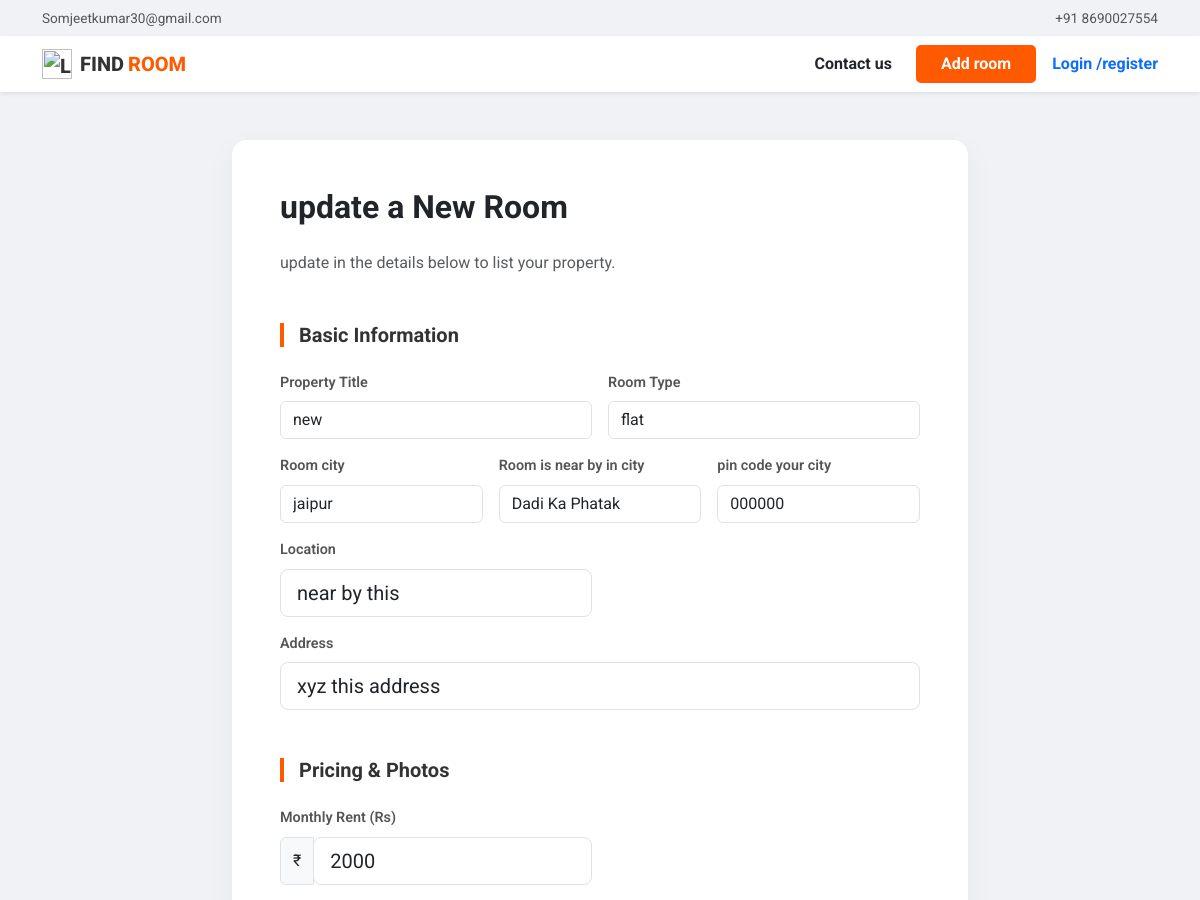
The app's page /room/update_room_owner/2/ (upper part), older data.
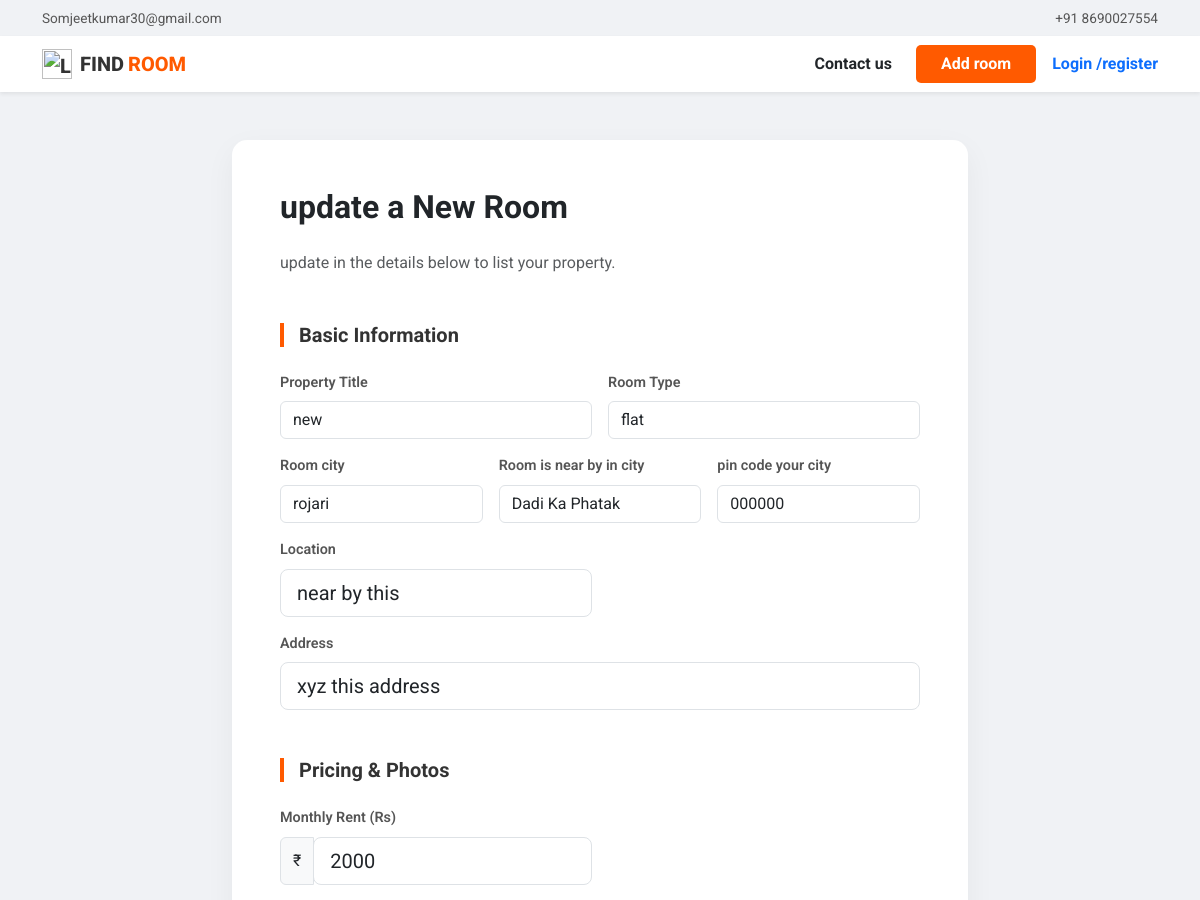
The same page, newer data.
### Room/models.py (models this page shows, shortened)
class Room(models.Model):
    onwer = models.ForeignKey(UserModel, on_delete=models.CASCADE)
    title = models.CharField(max_length=50)
    description = models.TextField()
    price = models.CharField()
    room_type = models.CharField()
    available = models.BooleanField(default= True)
    create_at = models.DateTimeField(auto_now_add=True)
    location = models.TextField()
    address = models.TextField()
    city = models.CharField(max_length=100,default="jaipur")
    near_by = models.CharField(max_length=100, default="Dadi Ka Phatak")
    pin_code = models.CharField(max_length=10, default="000000")
    room_number = models.IntegerField(default=00000,unique=True)
    room_checked = models.BooleanField(default=False)

### Room/views.py (the view, shortened to what this page needs)
# urls.py: path('update_room_owner/<int:pk>/',update_room_owner.as_view(), name='update_room_owner'),
class update_room_owner(View):
    def get(self,request,pk):
        room = get_object_or_404(Room,pk=pk)
        images = Room_Image.objects.filter(room=room)
        context = {
            "room":room,
            "images":images
        }
        return render(request,"room/updateRoomOwner.html",context)

### Room/views.py (called while the page is built)
def dashboard_stats(request):
    if request.user.is_authenticated:
        return {
            'total_rooms': Room.objects.all().count(),
            'total_room_owners':UserModel.objects.filter(groups__name='Owner').count(),
            'total_room_renter':UserModel.objects.filter(groups__name='Renter').count(),
        }
    return {}

### templates/room/updateRoomOwner.html (shortened to what this page needs)
{% extends 'base.html' %}
{% block content %}
    <div class="container my-5">
        <div class="row justify-content-center">
            <div class="col-lg-8">
                <div class="form-card p-4 p-md-5">
                    <h2 class="fw-bold mb-4">update a New Room</h2>
                    <p class="text-muted mb-5">update in the details below to list your property.</p>
                    <form method="post" enctype="multipart/form-data" onsubmit="showLoader()">
                        <h5 class="section-title">Basic Information</h5>
                        <div class="row g-3 mb-5">
                            <div class="col-6">
                                <label class="form-label">Property Title</label>
                                <input type="text" name="title" class="form-control" placeholder="e.g., Spacious Single Room near Bus Stand" value="{{room.title}}">
                            </div>
                            <div class="col-6">
                                <label class="form-label">Room Type</label>
                                <input type="text" name="room_type" class="form-control" placeholder="e.g., Spacious Single Room near Bus Stand" value="{{room.room_type}}">
                            </div>
                            <div class="col-4">
                                <label class="form-label">Room city</label>
                                <input type="text" name="city" class="form-control" placeholder="e.g., jaipur" value="{{room.city}}">
                            </div>
                            <div class="col-4">
                                <label class="form-label">Room is near by in city</label>
                                <input type="text" name="near_by" class="form-control" placeholder="e.g.,  Dadi Ka Phatak" value="{{room.near_by}}">
                            </div>
                            <div class="col-4">
                                <label class="form-label">pin code your city</label>
                                <input type="text" name="pin_code" class="form-control" placeholder="e.g., 000000" value="{{room.pin_code}}">
                            </div>
                            <div class="col-6">
                                <label class="form-label">Location</label>
                                <input type="text" name="location" placeholder="location" class="form-control form-control-lg rounded-3" value="{{room.location}}">
                            </div>
                            <div class="col-12">
                                <label class="form-label">Address</label>
                                <input type="text" name="address" placeholder="Enter address" class="form-control form-control-lg rounded-3" value="{{room.address}}">
                            </div>
                            </div>
                            <h5 class="section-title">Pricing & Photos</h5>
                        <div class="row g-3 mb-5">
                            <div class="col-md-6">
                                <label class="form-label">Monthly Rent (Rs)</label>
                                <div class="input-group">
                                    <span class="input-group-text">₹</span>
                                    <input type="number" name="price" placeholder="Enter room price" class="form-control form-control-lg rounded-3" value="{{room.price}}">
                                </div>
                            </div>
                    </form>
                </div>
            </div>
        </div>
    </div>
{% endblock %}

Row changes from the older to the newer data that the page shows:
changed Room "new": city "jaipur" → "rojari"
